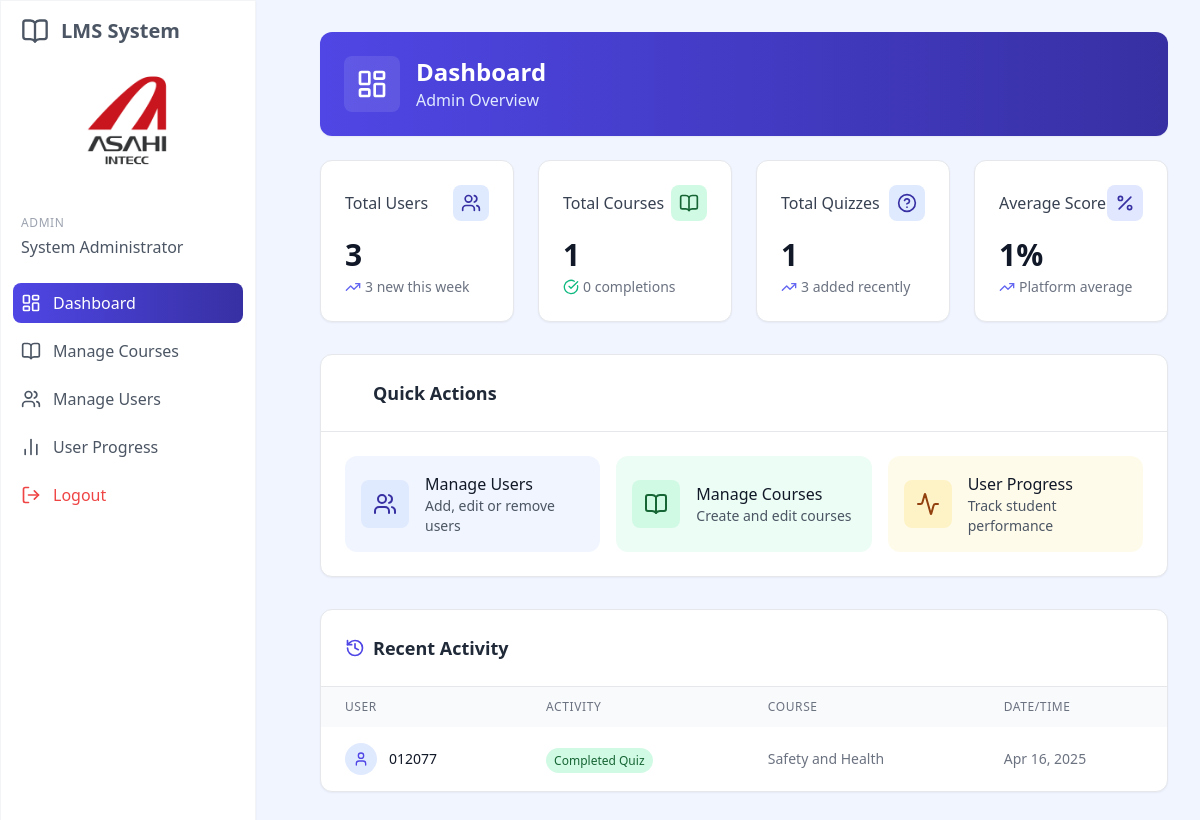
/dashboard.php (signed in), run on an earlier commit of the app's database.
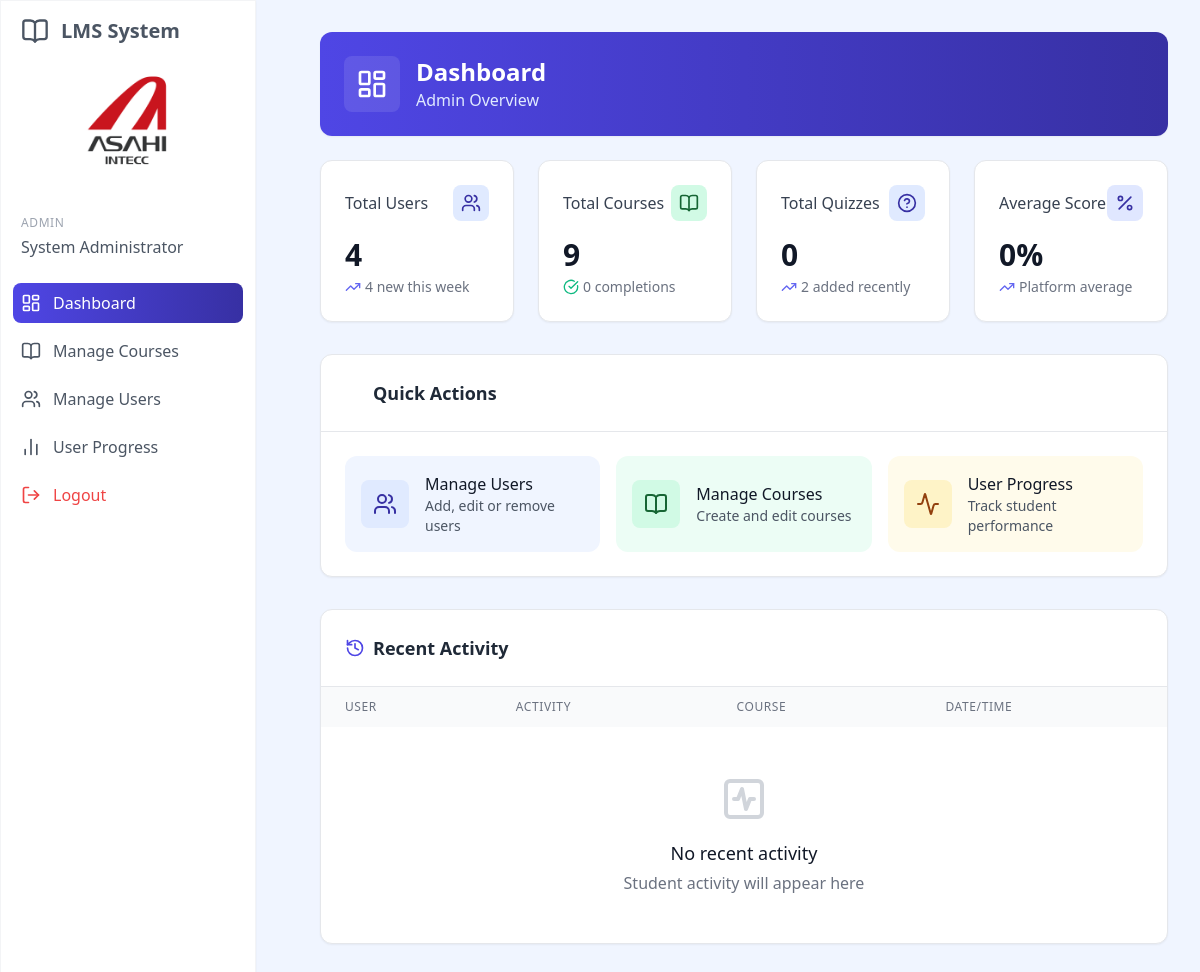
And on a later commit of the database.
### tables this page shows
CREATE TABLE `user_progress` (
  `id` int(11) NOT NULL,
  `user_id` int(11) DEFAULT NULL,
  `course_id` int(11) DEFAULT NULL,
  `quiz_id` int(11) DEFAULT NULL,
  `score` int(11) DEFAULT 0,
  `completed` tinyint(1) DEFAULT 0,
  `user_answers` text DEFAULT NULL,
  `progress_percentage` float DEFAULT 0,
  `is_correct` tinyint(1) DEFAULT 0,
  `created_at` timestamp NULL DEFAULT current_timestamp(),
  `updated_at` timestamp NULL DEFAULT current_timestamp() ON UPDATE current_timestamp(),
  `removed` int(1) NOT NULL
);

CREATE TABLE `users` (
  `id` int(11) NOT NULL,
  `username` varchar(50) NOT NULL,
  `full_name` varchar(100) NOT NULL,
  `password` varchar(255) NOT NULL,
  `email` varchar(100) NOT NULL,
  `role` enum('admin','user') DEFAULT 'user',
  `created_at` timestamp NULL DEFAULT current_timestamp(),
  `updated_at` timestamp NULL DEFAULT current_timestamp() ON UPDATE current_timestamp(),
  `active` int(1) NOT NULL
);

CREATE TABLE `courses` (
  `id` int(11) NOT NULL,
  `title` varchar(100) NOT NULL,
  `description` text DEFAULT NULL,
  `department` int(10) NOT NULL,
  `division` int(10) NOT NULL,
  `section` int(10) NOT NULL,
  `created_by` int(11) DEFAULT NULL,
  `has_video` int(11) DEFAULT 0,
  `created_at` timestamp NULL DEFAULT current_timestamp(),
  `updated_at` timestamp NULL DEFAULT current_timestamp() ON UPDATE current_timestamp(),
  `removed` int(1) NOT NULL
);

### web/dashboard.php (the view, shortened to what the changed rows need)
<?php
require_once '../config.php';
$is_admin = ($_SESSION['role'] === 'admin');
$user_id = $_SESSION['user_id'];
if ($is_admin) {
    $result = $conn->query("SELECT COUNT(*) as count FROM users WHERE role = 'user'");
    $users_count = $result->fetch_assoc()['count'];
    $result = $conn->query("SELECT COUNT(*) as count FROM courses");
    $courses_count = $result->fetch_assoc()['count'];
    $student_count = $users_count;
    $result = $conn->query("SELECT COUNT(*) as count FROM quizzes");
    $quizzes_count = $result->fetch_assoc()['count'];
    $result = $conn->query("SELECT COUNT(*) as count FROM questions");
    $questions_count = $result->fetch_assoc()['count'];
    $result = $conn->query("SELECT COUNT(*) as count FROM user_progress WHERE score = 100");
    $course_completions = $result->fetch_assoc()['count'];
    $result = $conn->query("SELECT AVG(score) as avg_score FROM user_progress WHERE score > 0");
    $avg_row = $result->fetch_assoc();
    $avg_score = $avg_row['avg_score'] ? round($avg_row['avg_score']) : 0;
    $activity_query = "
        SELECT
            u.username,
            'quiz_completed' as activity_type,
            c.title as course_title,
            up.updated_at as timestamp
        FROM user_progress up
        JOIN users u ON up.user_id = u.id
        JOIN quizzes q ON up.quiz_id = q.id
        JOIN courses c ON q.course_id = c.id
        ORDER BY up.updated_at DESC
        LIMIT 10
    ";
    $recent_activity = $conn->query($activity_query);
}
$progress_query = "
    SELECT
        c.id as course_id,
        c.title as course_title,
        c.description,
        COUNT(DISTINCT q.id) as quiz_count,
        COUNT(DISTINCT up.quiz_id) as completed_quizzes,
        COALESCE(AVG(up.score), 0) as average_score,
        COALESCE((COUNT(DISTINCT up.quiz_id) * 100.0 / NULLIF(COUNT(DISTINCT q.id), 0)), 0) as progress
    FROM courses c
    LEFT JOIN quizzes q ON c.id = q.course_id
    LEFT JOIN user_progress up ON q.id = up.quiz_id AND up.user_id = ?
    GROUP BY c.id, c.title, c.description
";
$stmt = $conn->prepare($progress_query);
$stmt->bind_param("i", $user_id);
$stmt->execute();
$courses_result = $stmt->get_result();
include 'includes/header.php';
?>
<div class="p-8 sm:ml-72">
    <div class="container mx-auto">
        <div class="bg-gradient-to-r from-blue-600 to-blue-800 rounded-xl p-6 mb-6 shadow-sm">
            <div class="flex items-center">
                <div>
                    <h1 class="text-2xl font-bold text-white">Dashboard</h1>
                </div>
            </div>
        </div>
        <?php if ($is_admin): ?>
        <div class="grid grid-cols-1 md:grid-cols-2 lg:grid-cols-4 gap-6 mb-8">
            <div class="bg-white rounded-xl shadow-sm p-6 border border-gray-200 hover:shadow-md transition-all duration-300">
                <div class="flex items-center justify-between mb-4">
                    <h3 class="text-gray-700 font-medium">Total Users</h3>
                    <div class="bg-blue-100 text-blue-800 p-2 rounded-lg">
                        <i data-lucide="users" class="w-5 h-5"></i>
                    </div>
                </div>
                <div class="text-3xl font-bold text-gray-900 mb-1"><?php echo $users_count; ?></div>
                <div class="text-sm text-gray-500 flex items-center">
                    <i data-lucide="trending-up" class="w-4 h-4 mr-1 text-blue-500"></i>
                    <span><?php echo $student_count; ?> new this week</span>
                </div>
            </div>
            <div class="bg-white rounded-xl shadow-sm p-6 border border-gray-200 hover:shadow-md transition-all duration-300">
                <div class="flex items-center justify-between mb-4">
                    <h3 class="text-gray-700 font-medium">Total Courses</h3>
                    <div class="bg-green-100 text-green-800 p-2 rounded-lg">
                        <i data-lucide="book-open" class="w-5 h-5"></i>
                    </div>
                </div>
                <div class="text-3xl font-bold text-gray-900 mb-1"><?php echo $courses_count; ?></div>
                <div class="text-sm text-gray-500 flex items-center">
                    <i data-lucide="check-circle" class="w-4 h-4 mr-1 text-green-500"></i>
                    <span><?php echo $course_completions; ?> completions</span>
                </div>
            </div>
            <div class="bg-white rounded-xl shadow-sm p-6 border border-gray-200 hover:shadow-md transition-all duration-300">
                <div class="flex items-center justify-between mb-4">
                    <h3 class="text-gray-700 font-medium">Total Quizzes</h3>
                    <div class="bg-blue-100 text-blue-800 p-2 rounded-lg">
                        <i data-lucide="help-circle" class="w-5 h-5"></i>
                    </div>
                </div>
                <div class="text-3xl font-bold text-gray-900 mb-1"><?php echo $quizzes_count; ?></div>
                <div class="text-sm text-gray-500 flex items-center">
                    <i data-lucide="trending-up" class="w-4 h-4 mr-1 text-blue-500"></i>
                    <span><?php echo $questions_count; ?> added recently</span>
                </div>
            </div>
            <div class="bg-white rounded-xl shadow-sm p-6 border border-gray-200 hover:shadow-md transition-all duration-300">
                <div class="flex items-center justify-between mb-4">
                    <h3 class="text-gray-700 font-medium">Average Score</h3>
                    <div class="bg-indigo-100 text-indigo-800 p-2 rounded-lg">
                        <i data-lucide="percent" class="w-5 h-5"></i>
                    </div>
                </div>
                <div class="text-3xl font-bold text-gray-900 mb-1"><?php echo $avg_score; ?>%</div>
                <div class="text-sm text-gray-500 flex items-center">
                    <i data-lucide="trending-up" class="w-4 h-4 mr-1 text-blue-500"></i>
                    <span>Platform average</span>
                </div>
            </div>
        </div>
        <div class="bg-white rounded-xl shadow-sm border border-gray-200 overflow-hidden mb-8">
            <div class="p-6 border-b border-gray-200">
                <h2 class="text-lg font-semibold text-gray-800 flex items-center">
                    <i data-lucide="lightning-bolt" class="w-5 h-5 text-blue-600 mr-2"></i>
                    Quick Actions
                </h2>
            </div>
            <div class="p-6 grid grid-cols-1 md:grid-cols-3 gap-4">
                <a href="manage_users.php" class="bg-blue-50 hover:bg-blue-100 p-4 rounded-xl flex items-center transition-colors">
                    <div class="bg-blue-100 text-blue-800 p-3 rounded-lg mr-4">
                        <i data-lucide="users" class="w-6 h-6"></i>
                    </div>
                    <div>
                        <h3 class="font-medium text-gray-900">Manage Users</h3>
                        <p class="text-sm text-gray-600">Add, edit or remove users</p>
                    </div>
                </a>
                <a href="manage_courses.php" class="bg-green-50 hover:bg-green-100 p-4 rounded-xl flex items-center transition-colors">
                    <div class="bg-green-100 text-green-800 p-3 rounded-lg mr-4">
                        <i data-lucide="book-open" class="w-6 h-6"></i>
                    </div>
                    <div>
                        <h3 class="font-medium text-gray-900">Manage Courses</h3>
                        <p class="text-sm text-gray-600">Create and edit courses</p>
                    </div>
                </a>
                <a href="admin_user_progress.php" class="bg-amber-50 hover:bg-amber-100 p-4 rounded-xl flex items-center transition-colors">
                    <div class="bg-amber-100 text-amber-800 p-3 rounded-lg mr-4">
                        <i data-lucide="activity" class="w-6 h-6"></i>
                    </div>
                    <div>
                        <h3 class="font-medium text-gray-900">User Progress</h3>
                        <p class="text-sm text-gray-600">Track student performance</p>
                    </div>
                </a>
            </div>
        </div>
        <div class="bg-white rounded-xl shadow-sm border border-gray-200 overflow-hidden">
            <div class="p-6 border-b border-gray-200">
                <h2 class="text-lg font-semibold text-gray-800 flex items-center">
                    <i data-lucide="history" class="w-5 h-5 text-blue-600 mr-2"></i>
                    Recent Activity
                </h2>
            </div>
            <div class="overflow-x-auto">
                <table class="w-full">
                    <thead>
                        <tr class="bg-gray-50">
                            <th class="px-6 py-3 text-left text-xs font-medium text-gray-500 uppercase tracking-wider">User</th>
                            <th class="px-6 py-3 text-left text-xs font-medium text-gray-500 uppercase tracking-wider">Activity</th>
                            <th class="px-6 py-3 text-left text-xs font-medium text-gray-500 uppercase tracking-wider">Course</th>
                            <th class="px-6 py-3 text-left text-xs font-medium text-gray-500 uppercase tracking-wider">Date/Time</th>
                        </tr>
                    </thead>
                    <tbody class="divide-y divide-gray-200">
                        <?php if ($recent_activity->num_rows === 0): ?>
                        <tr>
                            <td colspan="4" class="px-6 py-12 text-center">
                                <div class="flex flex-col items-center justify-center text-gray-500">
                                    <i data-lucide="activity-square" class="h-12 w-12 text-gray-300 mb-4"></i>
                                    <h3 class="text-lg font-medium text-gray-900 mb-1">No recent activity</h3>
                                    <p class="text-gray-500">Student activity will appear here</p>
                                </div>
                            </td>
                        </tr>
                        <?php else: ?>
                            <?php while ($activity = $recent_activity->fetch_assoc()): ?>
                            <tr class="hover:bg-blue-50/50 transition-colors">
                                <td class="px-6 py-4 whitespace-nowrap">
                                    <div class="flex items-center">
                                        <div class="w-8 h-8 flex-shrink-0 bg-blue-100 rounded-full flex items-center justify-center mr-3">
                                            <i data-lucide="user" class="w-4 h-4 text-blue-600"></i>
                                        </div>
                                        <div class="text-sm font-medium text-gray-900">
                                            <?php echo htmlspecialchars($activity['username']); ?>
                                        </div>
                                    </div>
                                </td>
                                <td class="px-6 py-4 whitespace-nowrap">
                                    <span class="px-2 py-1 text-xs font-medium rounded-full
                                        <?php
                                        if ($activity['activity_type'] === 'quiz_completed') {
                                            echo 'bg-green-100 text-green-800';
                                        } elseif ($activity['activity_type'] === 'course_started') {
                                            echo 'bg-blue-100 text-blue-800';
                                        } elseif ($activity['activity_type'] === 'course_completed') {
                                            echo 'bg-blue-100 text-blue-800';
                                        } else {
                                            echo 'bg-gray-100 text-gray-800';
                                        }
                                        ?>">
                                        <?php
                                        if ($activity['activity_type'] === 'quiz_completed') {
                                            echo 'Completed Quiz';
                                        } elseif ($activity['activity_type'] === 'course_started') {
                                            echo 'Started Course';
                                        } elseif ($activity['activity_type'] === 'course_completed') {
                                            echo 'Completed Course';
                                        } else {
                                            echo htmlspecialchars($activity['activity_type']);
                                        }
                                        ?>
                                    </span>
                                </td>
                                <td class="px-6 py-4 whitespace-nowrap text-sm text-gray-500">
                                    <?php echo htmlspecialchars($activity['course_title']); ?>
                                </td>
                                <td class="px-6 py-4 whitespace-nowrap text-sm text-gray-500">
                                    <?php
                                        $activity_date = new DateTime($activity['timestamp']);
                                        $now = new DateTime();
                                        $interval = $activity_date->diff($now);
                                        if ($interval->d == 0) {
                                            if ($interval->h == 0) {
                                                if ($interval->i == 0) {
                                                    echo "Just now";
                                                } else {
                                                    echo $interval->i . " min ago";
                                                }
                                            } else {
                                                echo $interval->h . " hours ago";
                                            }
                                        } else if ($interval->d == 1) {
                                            echo "Yesterday";
                                        } else {
                                            echo $activity_date->format('M j, Y');
                                        }
                                    ?>
                                </td>
                            </tr>
                            <?php endwhile; ?>
                        <?php endif; ?>
                    </tbody>
                </table>
            </div>
        </div>
        <?php endif; ?>
    </div>
</div>
</body>
</html>

What changed in the data, as far as the page shows it:
removed user_progress: user.username "012077", courses.title "Safety and Health", updated_at "Apr 16, 2025"
Also different on the page:
$users_count: "3" → "4"
$student_count: "3" → "4"
$courses_count: "1" → "9"
$quizzes_count: "1" → "0"
$questions_count: "3" → "2"
$avg_score: "1" → "0"
text now shown: "No recent activity Student activity will appear here"
